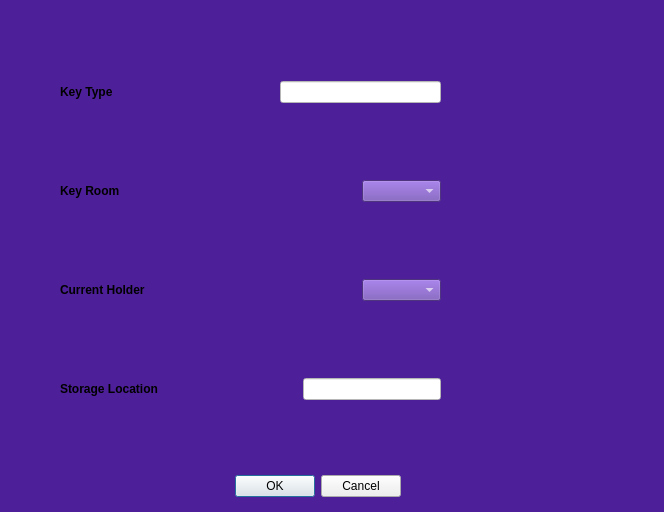
<?xml version="1.0" encoding="UTF-8"?>
<ui version="4.0">
 <class>AddKey</class>
 <widget class="QDialog" name="AddKey">
  <property name="geometry">
   <rect>
    <x>0</x>
    <y>0</y>
    <width>664</width>
    <height>512</height>
   </rect>
  </property>
  <property name="windowTitle">
   <string>Dialog</string>
  </property>
  <property name="styleSheet">
   <string notr="true">QDialog{
	background-color: #4D1F99;
}
QComboBox{
	background-color: #6F4AB1;
	color: #FFFFFF;
	font-weight: bold;
}
QLabel{
	font-weight: bold;
}
QLineEdit{
	color: #000000;
	background-color: #FFFFFF;
}</string>
  </property>
  <widget class="QDialogButtonBox" name="buttonBox">
   <property name="geometry">
    <rect>
     <x>60</x>
     <y>470</y>
     <width>341</width>
     <height>32</height>
    </rect>
   </property>
   <property name="orientation">
    <enum>Qt::Horizontal</enum>
   </property>
   <property name="standardButtons">
    <set>QDialogButtonBox::Cancel|QDialogButtonBox::Ok</set>
   </property>
  </widget>
  <widget class="QWidget" name="verticalLayoutWidget">
   <property name="geometry">
    <rect>
     <x>60</x>
     <y>10</y>
     <width>381</width>
     <height>464</height>
    </rect>
   </property>
   <layout class="QVBoxLayout" name="verticalLayout">
    <item>
     <layout class="QHBoxLayout" name="horizontalLayout_7">
      <item>
       <widget class="QLabel" name="label_2">
        <property name="text">
         <string>Key Type</string>
        </property>
       </widget>
      </item>
      <item>
       <spacer name="horizontalSpacer_5">
        <property name="orientation">
         <enum>Qt::Horizontal</enum>
        </property>
        <property name="sizeHint" stdset="0">
         <size>
          <width>40</width>
          <height>20</height>
         </size>
        </property>
       </spacer>
      </item>
      <item>
       <widget class="QLineEdit" name="addkey_key_type"/>
      </item>
     </layout>
    </item>
    <item>
     <layout class="QHBoxLayout" name="horizontalLayout_6">
      <item>
       <widget class="QLabel" name="label_3">
        <property name="text">
         <string>Key Room</string>
        </property>
       </widget>
      </item>
      <item>
       <spacer name="horizontalSpacer_4">
        <property name="orientation">
         <enum>Qt::Horizontal</enum>
        </property>
        <property name="sizeHint" stdset="0">
         <size>
          <width>40</width>
          <height>20</height>
         </size>
        </property>
       </spacer>
      </item>
      <item>
       <widget class="QComboBox" name="addkey_room_dropdown"/>
      </item>
     </layout>
    </item>
    <item>
     <layout class="QHBoxLayout" name="horizontalLayout_5">
      <item>
       <widget class="QLabel" name="label_4">
        <property name="text">
         <string>Current Holder</string>
        </property>
       </widget>
      </item>
      <item>
       <spacer name="horizontalSpacer_3">
        <property name="orientation">
         <enum>Qt::Horizontal</enum>
        </property>
        <property name="sizeHint" stdset="0">
         <size>
          <width>40</width>
          <height>20</height>
         </size>
        </property>
       </spacer>
      </item>
      <item>
       <widget class="QComboBox" name="addkey_user_dropdown"/>
      </item>
     </layout>
    </item>
    <item>
     <layout class="QHBoxLayout" name="horizontalLayout_2">
      <item>
       <widget class="QLabel" name="label_5">
        <property name="text">
         <string>Storage Location</string>
        </property>
       </widget>
      </item>
      <item>
       <spacer name="horizontalSpacer_2">
        <property name="orientation">
         <enum>Qt::Horizontal</enum>
        </property>
        <property name="sizeHint" stdset="0">
         <size>
          <width>40</width>
          <height>20</height>
         </size>
        </property>
       </spacer>
      </item>
      <item>
       <widget class="QLineEdit" name="addkey_storage_location"/>
      </item>
     </layout>
    </item>
   </layout>
  </widget>
 </widget>
 <resources/>
 <connections>
  <connection>
   <sender>buttonBox</sender>
   <signal>accepted()</signal>
   <receiver>AddKey</receiver>
   <slot>accept()</slot>
   <hints>
    <hint type="sourcelabel">
     <x>248</x>
     <y>254</y>
    </hint>
    <hint type="destinationlabel">
     <x>157</x>
     <y>274</y>
    </hint>
   </hints>
  </connection>
  <connection>
   <sender>buttonBox</sender>
   <signal>rejected()</signal>
   <receiver>AddKey</receiver>
   <slot>reject()</slot>
   <hints>
    <hint type="sourcelabel">
     <x>316</x>
     <y>260</y>
    </hint>
    <hint type="destinationlabel">
     <x>286</x>
     <y>274</y>
    </hint>
   </hints>
  </connection>
 </connections>
</ui>
